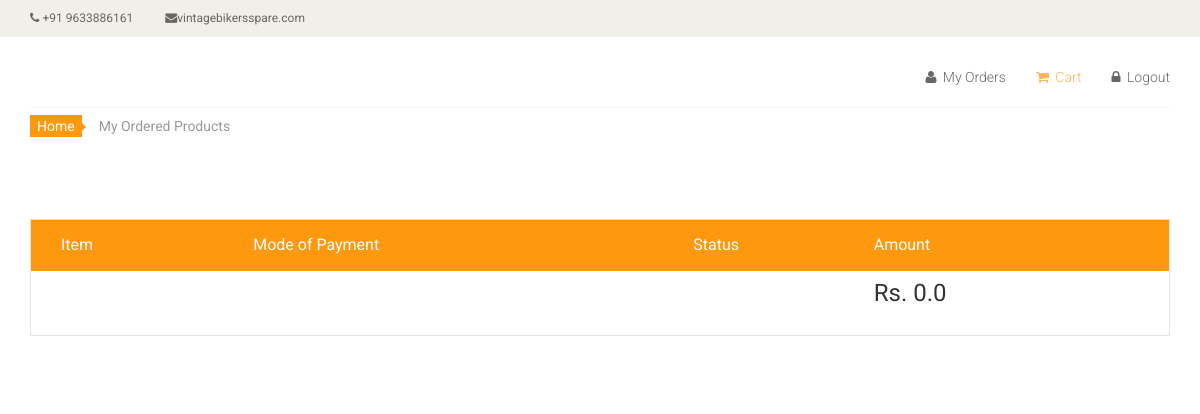
Before: /ord_info/9 with the older database file.
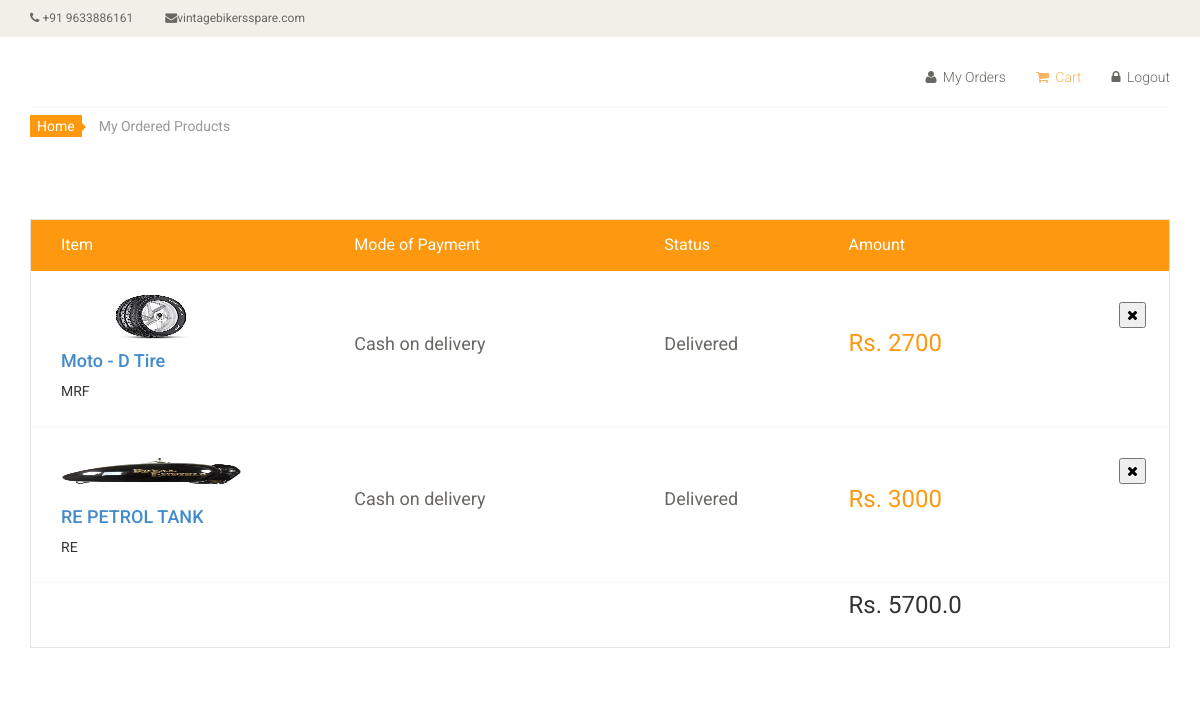
After: the same page with the newer database file.
### shop/models.py (models this page shows, shortened)
class Order(models.Model):
    userid = models.ForeignKey(register, on_delete=models.CASCADE)
    address_id = models.ForeignKey(Address, on_delete=models.CASCADE)
    amount =models.CharField(max_length=10)
    payment_method=models.CharField(max_length=50)
    status_text = models.CharField(max_length=50, default="Order Placed")
    status = models.ForeignKey(OrderStatus, on_delete=models.CASCADE, null=True)
    created=models.DateTimeField(auto_now=True)
    updated=models.DateTimeField(auto_now=True)
    def __str__(self):
        return  str(self.id)

class products(models.Model):
    id=models.CharField(primary_key=True,max_length=50)
    type=models.CharField(max_length=50)
    category = models.CharField(max_length=50)
    subcategory = models.CharField(max_length=50)
    name = models.CharField(max_length=50)
    brand = models.CharField(max_length=50)
    price=models.CharField(max_length=50)
    quantity = models.CharField(max_length=50)
    image = models.ImageField(upload_to='shop/static/images/home/', default='shop/static/images/home/gallery2.jpg')
    def __str__(self):
        return self.id

class OrderStatus(models.Model):
    status_text = models.CharField(max_length=100, default="Order Placed")

### shop/views.py (the view)
# urls.py: path('ord_info/<int:itmid>', views.order_details, name='order_info'),
def order_details(request,itmid):
    print('order')
    try:
        logged_in = request.session['user_id']
    except:
        logged_in = False
    s1 = OrderDetail.objects.filter(order_id=itmid).all()
    data = []
    total = 0.0
    for item in s1:
        temp_object = {}
        temp_object['id'] = item.order_id
        temp_object['product_id'] = item.product_id
        temp_object['name'] = item.product_id.name
        temp_object['brand'] = item.product_id.brand
        temp_object['image'] = "../../" + str(item.product_id.image)[5:]
        temp_object['price'] = item.product_id.price
        temp_object['status_text'] = item.order_id.status_text
        temp_object['status'] = item.order_id.status.status_text
        temp_object['payment_method'] = item.order_id.payment_method
        total = total + float(item.product_id.price)
        data.append(temp_object)
        print(data)
    return render(request, 'shop/order-detail.html', {'order_details': data, 'total': total})

### shop/templates/shop/order-detail.html (shortened to what this page needs)
<!DOCTYPE html>
<html lang="en">
<head>
    <link href="../../static/../../static/css/bootstrap.min.css" rel="stylesheet">
    <link href="../../static/css/font-awesome.min.css" rel="stylesheet">
    <link href="../../static/css/prettyPhoto.css" rel="stylesheet">
    <link href="../../static/css/price-range.css" rel="stylesheet">
    <link href="../../static/css/animate.css" rel="stylesheet">
	<link href="../../static/css/main.css" rel="stylesheet">
	<link href="../../static/css/responsive.css" rel="stylesheet">
</head>
<body>
	<header id="header">
		<div class="header_top">
			<div class="container">
				<div class="row">
					<div class="col-sm-6">
						<div class="contactinfo">
							<ul class="nav nav-pills">
								<li><a href=""><i class="fa fa-phone"></i> +91 9633886161</a></li>
								<li><a href=""><i class="fa fa-envelope"></i>vintagebikersspare.com</a></li>
							</ul>
						</div>
					</div>
				</div>
			</div>
		</div>
		<div class="header-middle">
			<div class="container">
				<div class="row">
					<div class="col-sm-4">
					</div>
					<div class="col-sm-8">
						<div class="shop-menu pull-right">
							<ul class="nav navbar-nav">
								<li><a href="{%url 'shop:user_orders' %}"><i class="fa fa-user"></i> My Orders</a></li>
								<li><a href="{%url 'shop:user_cart' %}" class="active"><i class="fa fa-shopping-cart"></i> Cart</a></li>
								<li><a href="{%url 'shop:logout' %}"><i class="fa fa-lock"></i> Logout</a></li>
							</ul>
						</div>
					</div>
				</div>
			</div>
		</div>
	</header>
	<section id="cart_items">
		<div class="container">
			<div class="breadcrumbs">
				<ol class="breadcrumb">
				  <li><a href="{%url 'shop:s_home' %}">Home</a></li>
				  <li class="active">My Ordered Products</li>
				</ol>
			</div>
			<div class="table-responsive cart_info">
				<table class="table table-condensed">
					<thead>
						<tr class="cart_menu">
							<td class="image">Item</td>
							<td class="price">Mode of Payment</td>
							<td class="total">Status</td>
							<td class="total">Amount</td>
							<td></td>
						</tr>
					</thead>
					<body>
						{% for item in order_details %}
							<tr>
								<td class="cart_product">
									<a href=""><img class="cart-small-image" style="width:180px;"src={{item.image}} alt={{item.image}}></a>
									<h4><a href="">{{item.name}}</a></h4>
									<p>{{item.brand}}</p>
								</td>
								<td class="cart_price">
									<p>{{item.payment_method}}</p>
								</td>
								<td class="cart_price">
									<p>{{item.status}}</p>
								</td>
								<td class="cart_total">
									<p class="cart_total_price">Rs. {{item.price}}</p>
								</td>
								<td class="cart_delete">
									<button class="cart_quantity_delete delete-item-btn" cart_id={{item.id}} id="delete-item-cart-button{{item.id}}" />
										<i class="fa fa-times"></i>
								</td>
							</tr>
						{% endfor %}
						<tr>
							<td class="image"></td>
							<td class="description"></td>
							<td class="price"></td>
							<td class="cart-total-amount">Rs. {{total}}</td>
							<td></td>
						</tr>
					</body>
				</table>
			</div>
		</div>
	</section>
</body>
</html>

### shop/static/css/main.css (style rules this page uses)
body { font-family: 'Roboto', sans-serif; background:; position: relative; font-weight:400px; }
ul li { list-style: none; }
a { -webkit-transition: 300ms; -moz-transition: 300ms; -o-transition: 300ms; transition: 300ms; }
h1, h2, h3, h4, h5, h6 { font-family: 'Roboto', sans-serif; }
.header_top { background: none repeat scroll 0 0 #F0F0E9; }
.contactinfo ul li:first-child { margin-left: -15px; }
.contactinfo ul li a { font-size: 12px; color: #696763; font-family: 'Roboto', sans-serif; }
.header-middle .container .row { border-bottom: 1px solid #f5f5f5; margin-left: 0; margin-right: 0; padding-bottom: 20px; padding-top: 20px; }
.header-middle .container .row .col-sm-4 { padding-left: 0; }
.header-middle .container .row .col-sm-8 { padding-right:0; }
.shop-menu ul li { display:inline-block; padding-left: 15px; padding-right: 15px; }
.shop-menu ul li:last-child { padding-right: 0; }
.shop-menu ul li a { background: #FFFFFF; color: #696763; font-family: 'Roboto', sans-serif; font-size: 14px; font-weight: 300; padding:0; padding-right: 0; margin-top: 10px; }
.shop-menu ul li a i { margin-right:3px; }
.mainmenu ul li a:hover, .mainmenu ul li a.active, .shop-menu ul li a.active { background:none; color:#fdb45e; }
.breadcrumbs { position: relative; }
.breadcrumbs .breadcrumb { background:transparent; margin-bottom: 75px; padding-left: 0; }
.breadcrumbs .breadcrumb li a { background:#FE980F; color: #FFFFFF; padding: 3px 7px; }
.breadcrumbs .breadcrumb li a:after { content:""; height:auto; width: auto; border-width: 8px; border-style: solid; border-color:transparent transparent transparent #FE980F; position: absolute; top: 11px; left:48px; }
.breadcrumbs .breadcrumb > li + li:before { content: " "; }
#cart_items .cart_info { border: 1px solid #E6E4DF; margin-bottom: 50px }
#cart_items .cart_info .cart_menu { background: #FE980F; color: #fff; font-size: 16px; font-family: 'Roboto', sans-serif; font-weight: normal; }
#cart_items .cart_info .table.table-condensed thead tr { height: 51px; }
#cart_items .cart_info .table.table-condensed tr { border-bottom: 1px solid#F7F7F0 }
#cart_items .cart_info .table.table-condensed tr:last-child { border-bottom: 0 }
.cart_info table tr td { border-top: 0 none; vertical-align: inherit; }
#cart_items .cart_info .image { padding-left: 30px; }
#cart_items .cart_info .cart_price p { color:#696763; font-size: 18px }
#cart_items .cart_info .cart_total_price { color: #FE980F; font-size: 24px; }
.cart_product { display: block; margin: 15px -70px 10px 25px; }
.cart_delete { display: block; margin-right: -12px; overflow: hidden; }
.cart-small-image { height: 50px; width: auto; }
.cart-total-amount { ss color: #FE980F; font-size: 24px; }

Changed rows visible on the page:
added Order: shows a picture, name "Moto - D Tire", brand "MRF", payment_method "Cash on delivery", status "Delivered", price "2700", name "RE PETROL TANK", brand "RE", price "3000"
Other visible differences:
{{ total }}: "0.0" → "5700.0"
